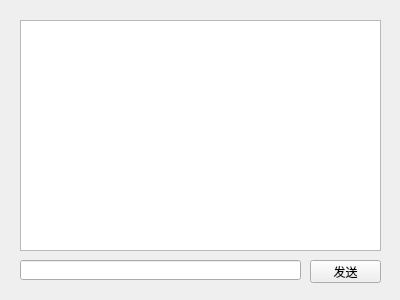
<?xml version="1.0" encoding="UTF-8"?>
<ui version="4.0">
 <class>PrivateChat</class>
 <widget class="QWidget" name="PrivateChat">
  <property name="geometry">
   <rect>
    <x>0</x>
    <y>0</y>
    <width>400</width>
    <height>300</height>
   </rect>
  </property>
  <property name="windowTitle">
   <string>Form</string>
  </property>
  <widget class="QTextEdit" name="msg_show">
   <property name="geometry">
    <rect>
     <x>20</x>
     <y>20</y>
     <width>361</width>
     <height>231</height>
    </rect>
   </property>
  </widget>
  <widget class="QLineEdit" name="input_msg">
   <property name="geometry">
    <rect>
     <x>20</x>
     <y>260</y>
     <width>281</width>
     <height>20</height>
    </rect>
   </property>
  </widget>
  <widget class="QPushButton" name="send_btn">
   <property name="geometry">
    <rect>
     <x>310</x>
     <y>260</y>
     <width>71</width>
     <height>23</height>
    </rect>
   </property>
   <property name="text">
    <string>发送</string>
   </property>
  </widget>
 </widget>
 <resources/>
 <connections/>
</ui>
